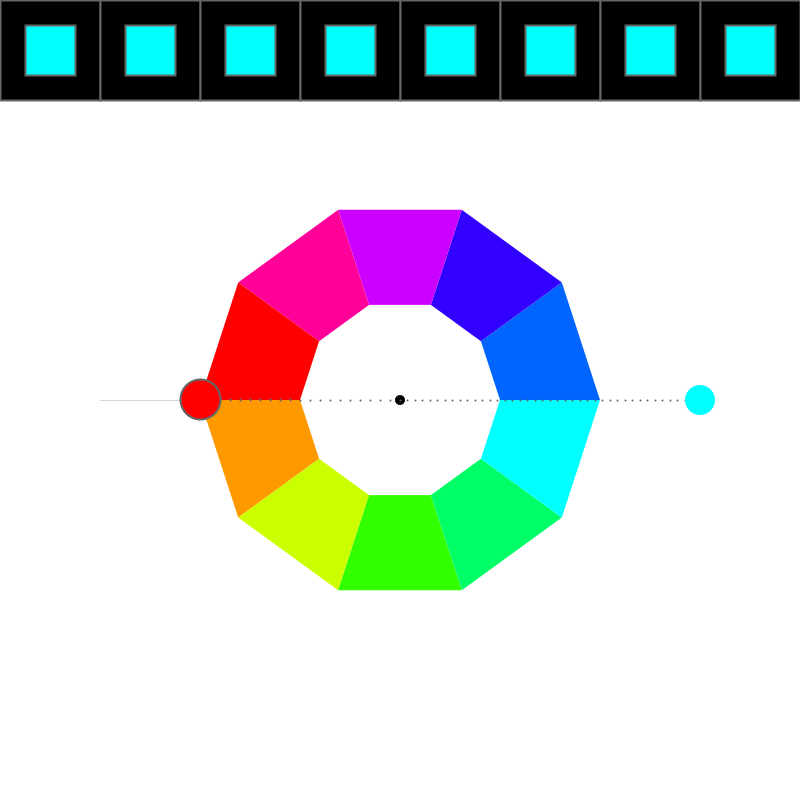
Frame 1 (no input)
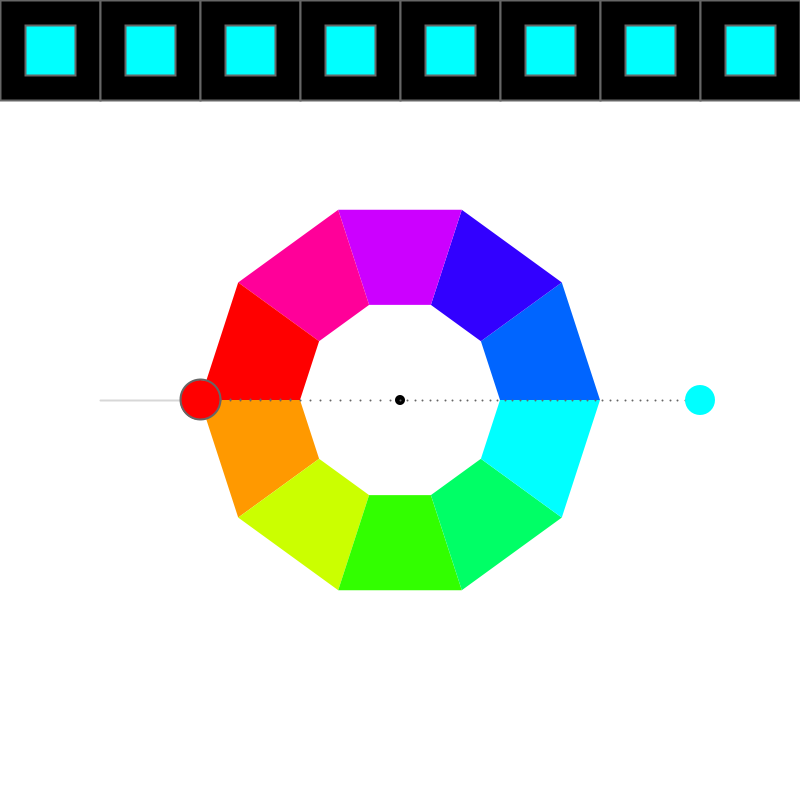
Frame 60 (the mouse pressed at the canvas centre just before this capture)
Frame 120 (the mouse held since frame 60 and released just before this capture): identical to frame 60, image omitted

The Processing sketch that drew these frames (run headless with seeded random() and noise(); from frame 60 on, the mouse is pressed at the canvas centre):

// Processing sketch: processing_152986
// ── processing_152986.pde

/*
 * Creative Coding
 * Week 4, 01 - an interactive colour wheel picker
 * by Indae Hwang and Jon McCormack
 * Copyright (c) 2014 Monash University
 *
 * This program draws an interactive colour selection wheel
 * Drag the colour circle around the hue wheel to change hue, change the distance
 * from the wheel to control brightness.
 *
 * Another colour circle is displayed showing the colour 180 degrees from the current colour
 * 
 */

// colourHandle: the user interface element to changing colours over the wheel
// It has a postion and a size
//
float colorHandleX;
float colorHandleY;
float handleSize = 30;

// compHandle: the user interface element to changing colours over the wheel
// It has a postion and a size
//
float compHandleX;
float compHandleY;

// Array to hold the last few colours picked
//
int colourStoreSize = 8;
int colourStorePtr = 0;
color mainColour[] = new color[colourStoreSize];
color compColour[] = new color[colourStoreSize];
float storeSquareSize;
float storeCompSize;

// boolean isLocked
// the state of handle: when the color handle is pressed, 
// color hand is locked–released as the left mouse button is released 
//
boolean isLocked = false;

// boolean isCompLocked
// the state of handle: when the complementry handle is pressed, 
// comp hand is locked–released as the left mouse button is released 
//
boolean isCompLocked = false;

// Wheel radius: inner and outer
//
float innerR = 100; // inner
float outerR = 200; // outer
float outerR2 = outerR * 1.5; // limit of the handle's "pull" range

// current and complementry colour
float hueValue = 180;
float brightValue = 100;
float satValue = 100;
float complementryOffset = 180;
float complementryHue = hueValue + complementryOffset;

void setup() {

  size(800, 800);
  colorMode(HSB, 360, 100, 100); // use HSB colour mode, H=0->360, S=0->100, B=0->100

  colorHandleX = width/2+300;
  colorHandleY = height/2;

  compHandleX = width/2-outerR;
  compHandleY = height/2;
  storeSquareSize = width / colourStoreSize;
  storeCompSize = storeSquareSize / 2;
  for (int i=0; i< colourStoreSize; i++) {
    mainColour[i] = color(0, 0, 0);
    compColour[i] = color(180, 100, 100);
  }
}


void draw() {
  //Since were using HSB colour mode this clears the display window to white
  //         H  S  B
  background(0, 0, 100);

  // draw reference line at the 0/360 hue boundary
  stroke(0, 40);
  line(width/2 - innerR, height/2, width/2 - outerR2, height/2);

  //draw itten's color wheel - we'll use a QUAD_STRIP for this
  noStroke();
  beginShape(QUAD_STRIP);
  for (int i=0; i<=10; i++) {
    float angle = radians(36*i-90); // 10 x 36 degree steps

    //   Hue   Sat  Brightness
    fill(36*i, 100, 100);  // change the colour as we're building the quads

    //outside(top)
    vertex( width/2 + outerR*sin(angle), height/2 + outerR*cos(angle) );
    //inside(down)
    vertex( width/2 + innerR*sin(angle), height/2 + innerR*cos(angle) );
  }
  endShape(CLOSE);


  // colour handle Position Update
  colorHandleUpdate();

  // complementry handle Position Update
  compHandleUpdate();

  //draw dotted line from center to colorhandle
  dotLine(width/2, height/2, colorHandleX, colorHandleY, 40); 

  //draw color handle
  noStroke();
  fill(0);
  ellipse(width/2, height/2, 10, 10);

  //   Hue       Sat  Brightness
  fill(hueValue, satValue, brightValue);
  ellipse(colorHandleX, colorHandleY, handleSize, handleSize );

  //complementry color for colorHandle (comHand)
  float angleComHand = atan2(colorHandleY-height/2, colorHandleX-width/2) + radians(complementryOffset);
  float radiusComeHand = innerR + (satValue / 100) * (outerR - innerR);
  float comHandX = width/2  + radiusComeHand * cos(angleComHand);
  float comHandY = height/2 + radiusComeHand * sin(angleComHand);

  //dotline from center to comHand
  dotLine(width/2, height/2, comHandX, comHandY, 20); 

  complementryHue = calculateCompHue(hueValue);

  //println("hueValue: "+hueValue + " + "+"comhue: "+complementryHue);

  fill( complementryHue, satValue, brightValue );
  ellipse(comHandX, comHandY, 40, 40);

  for (int i=0; i<colourStoreSize; i++) {
    fill(mainColour[i]);
    rect(i*storeSquareSize, 0, storeSquareSize, storeSquareSize);
    fill(compColour[i]);
    rect(i*storeSquareSize + storeCompSize/2, storeCompSize/2, storeCompSize, storeCompSize);
  }
}

/*
 * calculateCompHue
 *
 * Calculates the complimentary hue from the hue supplied
 */
float calculateCompHue(float hueValue) {

  // Calculate complimentary color with hueValue
  // The complimentary colour should be 180 degrees opposite the selected colour
  float adjustedHue = hueValue - complementryOffset;
  adjustedHue = adjustedHue >= 360 ? adjustedHue-360 : adjustedHue;
  adjustedHue = adjustedHue < 0 ? adjustedHue+360 : adjustedHue;
  return adjustedHue;
}


/*
 * colorHandleUpdate
 *
 * Updates the position and orientation of the colour handle based on
 * mouse position when left mouse button is pressed.
 */
void colorHandleUpdate() {

  // isLocked will be true if we pressed the mouse down while over the handle
  if (isLocked) {

    // calculate angle of handle based on mouse position
    // atan2 value is in the range from pi to -pi
    float angle = atan2(mouseY-height/2, mouseX-width/2  );
    float compAngle = angle + radians(complementryOffset);
    float distance = dist(mouseX, mouseY, width/2, height/2);
    float radius = constrain(distance, outerR, outerR2); 
    float radiusComeHand = innerR + (satValue / 100) * (outerR - innerR);
    colorHandleX = width/2  + radius * cos(angle);
    colorHandleY = height/2 + radius * sin(angle);
    compHandleX = width/2  + radiusComeHand * cos(compAngle);
    compHandleY = height/2 + radiusComeHand * sin(compAngle);

    hueValue = map (degrees(angle), -180, 180, 360, 0);

    // map distance from outer edge of the wheel to brightness
    brightValue = map(radius, outerR, outerR2, 0, 100);

    //Shape for the locked colorHandle 
    noStroke(); 
    fill(0, 0, 85);
    ellipse(colorHandleX, colorHandleY, handleSize+20, handleSize+20);
    mainColour[colourStorePtr] = color(hueValue, satValue, brightValue);
    compColour[colourStorePtr] = color(calculateCompHue(hueValue), satValue, brightValue);
  }
}


/*
 * compHandleUpdate
 *
 * Updates the position and orientation of the complementary handle based on
 * mouse position when left mouse button is pressed.
 */
void compHandleUpdate() {

  // isCompLocked will be true if we pressed the mouse down while over the handle
  if (isCompLocked) {

    // calculate angle of handle based on mouse position
    // atan2 value is in the range from pi to -pi
    float angle = atan2(mouseY-height/2, mouseX-width/2  );
    float distance = dist(mouseX, mouseY, width/2, height/2);
    float radius = constrain(distance, innerR, outerR); 
    compHandleX = width/2  + radius * cos(angle);
    compHandleY = height/2 + radius * sin(angle);

    complementryOffset = hueValue - map (degrees(angle), -180, 180, 360, 0);

    // map distance from inner edge of the wheel to saturation
    satValue = map(radius, innerR, outerR, 0, 100);

    //Shape for the locked colorHandle 
    noStroke(); 
    fill(0, 0, 85);
    ellipse(compHandleX, compHandleY, handleSize+20, handleSize+20);
    mainColour[colourStorePtr] = color(hueValue, satValue, brightValue);
    compColour[colourStorePtr] = color(calculateCompHue(hueValue), satValue, brightValue);
  }
}


/*
 * isWithinCircle
 * boolean function that returns true if the mouse is within the circle with centre (x,y) radius r
 */
boolean isWithinCircle(float x, float y, float r) {
  float distance = dist(mouseX, mouseY, x, y);
  return (distance <= r);
}

/*
 * dotLine
 * draw a dotted line from (x1,y1) to (x2,y2)
 */
void dotLine(float x1, float y1, float x2, float y2, int dotDetail) {

  for (int i=0; i<=dotDetail; i++) {
    float dotDetailFloat = (float) dotDetail;
    float dotX = lerp(x1, x2, i/dotDetailFloat);
    float dotY = lerp(y1, y2, i/dotDetailFloat);
    strokeWeight(2);
    stroke(0, 0, 40);
    point(dotX, dotY);
  }
}

/*
 * mousePressed
 * When mouse button is first pressed, check if the user has pressed over the colour handle
 * If so, set isLocked to true to lock manipulation of the handle
 *
 */
void mousePressed() {
  if (isWithinCircle(colorHandleX, colorHandleY, handleSize)) {
    isLocked = true;
  }
  else if (isWithinCircle(compHandleX, compHandleY, handleSize)) {
    isCompLocked = true;
  }
}

/*
 * mouseReleased
 * Unlock control of the handle
 *
 */
void mouseReleased() {
  isLocked = false;
  isCompLocked = false;
  colourStorePtr = (colourStorePtr+1) % colourStoreSize;
}
